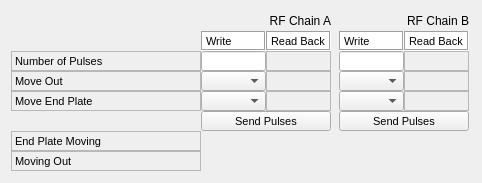
<?xml version="1.0" encoding="UTF-8"?>
<ui version="4.0">
 <class>Form</class>
 <widget class="QWidget" name="Form">
  <property name="geometry">
   <rect>
    <x>0</x>
    <y>0</y>
    <width>482</width>
    <height>183</height>
   </rect>
  </property>
  <property name="windowTitle">
   <string>Form</string>
  </property>
  <layout class="QGridLayout" name="gridLayout">
   <property name="margin">
    <number>0</number>
   </property>
   <property name="spacing">
    <number>0</number>
   </property>
   <item row="1" column="0">
    <widget class="QScrollArea" name="scrollArea">
     <property name="frameShape">
      <enum>QFrame::NoFrame</enum>
     </property>
     <property name="widgetResizable">
      <bool>true</bool>
     </property>
     <widget class="QWidget" name="scrollAreaWidgetContents">
      <property name="geometry">
       <rect>
        <x>0</x>
        <y>0</y>
        <width>482</width>
        <height>183</height>
       </rect>
      </property>
      <layout class="QGridLayout" name="gridLayout_2">
       <item row="0" column="0">
        <layout class="QGridLayout" name="_2">
         <property name="spacing">
          <number>0</number>
         </property>
         <item row="4" column="2">
          <widget class="TaurusLabel" name="tauValueLabel_movePlg1">
           <property name="font">
            <font>
             <pointsize>7</pointsize>
            </font>
           </property>
           <property name="frameShape">
            <enum>QFrame::StyledPanel</enum>
           </property>
          </widget>
         </item>
         <item row="2" column="0">
          <widget class="QLabel" name="label_25">
           <property name="minimumSize">
            <size>
             <width>190</width>
             <height>20</height>
            </size>
           </property>
           <property name="maximumSize">
            <size>
             <width>190</width>
             <height>20</height>
            </size>
           </property>
           <property name="font">
            <font>
             <pointsize>8</pointsize>
            </font>
           </property>
           <property name="frameShape">
            <enum>QFrame::StyledPanel</enum>
           </property>
           <property name="text">
            <string>Number of Pulses</string>
           </property>
          </widget>
         </item>
         <item row="6" column="0">
          <widget class="QLabel" name="label_168">
           <property name="minimumSize">
            <size>
             <width>190</width>
             <height>20</height>
            </size>
           </property>
           <property name="maximumSize">
            <size>
             <width>190</width>
             <height>20</height>
            </size>
           </property>
           <property name="font">
            <font>
             <pointsize>8</pointsize>
            </font>
           </property>
           <property name="frameShape">
            <enum>QFrame::StyledPanel</enum>
           </property>
           <property name="text">
            <string>End Plate Moving</string>
           </property>
          </widget>
         </item>
         <item row="4" column="0">
          <widget class="QLabel" name="label_24">
           <property name="minimumSize">
            <size>
             <width>190</width>
             <height>20</height>
            </size>
           </property>
           <property name="maximumSize">
            <size>
             <width>190</width>
             <height>20</height>
            </size>
           </property>
           <property name="font">
            <font>
             <pointsize>8</pointsize>
            </font>
           </property>
           <property name="frameShape">
            <enum>QFrame::StyledPanel</enum>
           </property>
           <property name="text">
            <string>Move End Plate</string>
           </property>
          </widget>
         </item>
         <item row="1" column="2">
          <widget class="QLabel" name="label_47">
           <property name="sizePolicy">
            <sizepolicy hsizetype="Fixed" vsizetype="Fixed">
             <horstretch>0</horstretch>
             <verstretch>0</verstretch>
            </sizepolicy>
           </property>
           <property name="minimumSize">
            <size>
             <width>65</width>
             <height>20</height>
            </size>
           </property>
           <property name="maximumSize">
            <size>
             <width>65</width>
             <height>20</height>
            </size>
           </property>
           <property name="palette">
            <palette>
             <active>
              <colorrole role="Base">
               <brush brushstyle="SolidPattern">
                <color alpha="255">
                 <red>255</red>
                 <green>255</green>
                 <blue>255</blue>
                </color>
               </brush>
              </colorrole>
              <colorrole role="Window">
               <brush brushstyle="SolidPattern">
                <color alpha="255">
                 <red>255</red>
                 <green>255</green>
                 <blue>255</blue>
                </color>
               </brush>
              </colorrole>
             </active>
             <inactive>
              <colorrole role="Base">
               <brush brushstyle="SolidPattern">
                <color alpha="255">
                 <red>255</red>
                 <green>255</green>
                 <blue>255</blue>
                </color>
               </brush>
              </colorrole>
              <colorrole role="Window">
               <brush brushstyle="SolidPattern">
                <color alpha="255">
                 <red>255</red>
                 <green>255</green>
                 <blue>255</blue>
                </color>
               </brush>
              </colorrole>
             </inactive>
             <disabled>
              <colorrole role="Base">
               <brush brushstyle="SolidPattern">
                <color alpha="255">
                 <red>255</red>
                 <green>255</green>
                 <blue>255</blue>
                </color>
               </brush>
              </colorrole>
              <colorrole role="Window">
               <brush brushstyle="SolidPattern">
                <color alpha="255">
                 <red>255</red>
                 <green>255</green>
                 <blue>255</blue>
                </color>
               </brush>
              </colorrole>
             </disabled>
            </palette>
           </property>
           <property name="font">
            <font>
             <pointsize>8</pointsize>
            </font>
           </property>
           <property name="autoFillBackground">
            <bool>true</bool>
           </property>
           <property name="frameShape">
            <enum>QFrame::Box</enum>
           </property>
           <property name="frameShadow">
            <enum>QFrame::Sunken</enum>
           </property>
           <property name="text">
            <string>Read Back</string>
           </property>
          </widget>
         </item>
         <item row="1" column="1">
          <widget class="QLabel" name="label_46">
           <property name="sizePolicy">
            <sizepolicy hsizetype="Fixed" vsizetype="Fixed">
             <horstretch>0</horstretch>
             <verstretch>0</verstretch>
            </sizepolicy>
           </property>
           <property name="minimumSize">
            <size>
             <width>65</width>
             <height>20</height>
            </size>
           </property>
           <property name="maximumSize">
            <size>
             <width>65</width>
             <height>20</height>
            </size>
           </property>
           <property name="palette">
            <palette>
             <active>
              <colorrole role="Base">
               <brush brushstyle="SolidPattern">
                <color alpha="255">
                 <red>255</red>
                 <green>255</green>
                 <blue>255</blue>
                </color>
               </brush>
              </colorrole>
              <colorrole role="Window">
               <brush brushstyle="SolidPattern">
                <color alpha="255">
                 <red>255</red>
                 <green>255</green>
                 <blue>255</blue>
                </color>
               </brush>
              </colorrole>
             </active>
             <inactive>
              <colorrole role="Base">
               <brush brushstyle="SolidPattern">
                <color alpha="255">
                 <red>255</red>
                 <green>255</green>
                 <blue>255</blue>
                </color>
               </brush>
              </colorrole>
              <colorrole role="Window">
               <brush brushstyle="SolidPattern">
                <color alpha="255">
                 <red>255</red>
                 <green>255</green>
                 <blue>255</blue>
                </color>
               </brush>
              </colorrole>
             </inactive>
             <disabled>
              <colorrole role="Base">
               <brush brushstyle="SolidPattern">
                <color alpha="255">
                 <red>255</red>
                 <green>255</green>
                 <blue>255</blue>
                </color>
               </brush>
              </colorrole>
              <colorrole role="Window">
               <brush brushstyle="SolidPattern">
                <color alpha="255">
                 <red>255</red>
                 <green>255</green>
                 <blue>255</blue>
                </color>
               </brush>
              </colorrole>
             </disabled>
            </palette>
           </property>
           <property name="font">
            <font>
             <pointsize>8</pointsize>
            </font>
           </property>
           <property name="autoFillBackground">
            <bool>true</bool>
           </property>
           <property name="frameShape">
            <enum>QFrame::Box</enum>
           </property>
           <property name="frameShadow">
            <enum>QFrame::Sunken</enum>
           </property>
           <property name="text">
            <string>Write</string>
           </property>
          </widget>
         </item>
         <item row="3" column="1">
          <widget class="TaurusValueComboBox" name="comboBox_moveUp">
           <property name="sizePolicy">
            <sizepolicy hsizetype="Fixed" vsizetype="Fixed">
             <horstretch>0</horstretch>
             <verstretch>0</verstretch>
            </sizepolicy>
           </property>
           <property name="minimumSize">
            <size>
             <width>65</width>
             <height>20</height>
            </size>
           </property>
           <property name="maximumSize">
            <size>
             <width>65</width>
             <height>20</height>
            </size>
           </property>
           <property name="font">
            <font>
             <pointsize>8</pointsize>
            </font>
           </property>
           <property name="autoApply" stdset="0">
            <bool>true</bool>
           </property>
          </widget>
         </item>
         <item row="7" column="1">
          <widget class="TaurusBoolLed" name="taurusBoolLed_28">
           <property name="alignment">
            <set>Qt::AlignLeading|Qt::AlignLeft|Qt::AlignVCenter</set>
           </property>
           <property name="ledColor" stdset="0">
            <string>GREEN</string>
           </property>
           <property name="ledColorOff" stdset="0">
            <string>GREENOFF</string>
           </property>
          </widget>
         </item>
         <item row="2" column="2">
          <widget class="TaurusLabel" name="tauValueLabel_numberPulses_2">
           <property name="font">
            <font>
             <pointsize>7</pointsize>
            </font>
           </property>
           <property name="frameShape">
            <enum>QFrame::StyledPanel</enum>
           </property>
          </widget>
         </item>
         <item row="7" column="0">
          <widget class="QLabel" name="label_171">
           <property name="minimumSize">
            <size>
             <width>190</width>
             <height>20</height>
            </size>
           </property>
           <property name="maximumSize">
            <size>
             <width>190</width>
             <height>20</height>
            </size>
           </property>
           <property name="font">
            <font>
             <pointsize>8</pointsize>
            </font>
           </property>
           <property name="frameShape">
            <enum>QFrame::StyledPanel</enum>
           </property>
           <property name="text">
            <string>Moving Out</string>
           </property>
          </widget>
         </item>
         <item row="3" column="2">
          <widget class="TaurusLabel" name="tauValueLabel_moveUp">
           <property name="font">
            <font>
             <pointsize>7</pointsize>
            </font>
           </property>
           <property name="frameShape">
            <enum>QFrame::StyledPanel</enum>
           </property>
          </widget>
         </item>
         <item row="0" column="2">
          <widget class="QLabel" name="label_69">
           <property name="minimumSize">
            <size>
             <width>0</width>
             <height>20</height>
            </size>
           </property>
           <property name="maximumSize">
            <size>
             <width>16777215</width>
             <height>20</height>
            </size>
           </property>
           <property name="text">
            <string>RF Chain A</string>
           </property>
           <property name="alignment">
            <set>Qt::AlignRight|Qt::AlignTrailing|Qt::AlignVCenter</set>
           </property>
          </widget>
         </item>
         <item row="4" column="1">
          <widget class="TaurusValueComboBox" name="comboBox_movePlg">
           <property name="sizePolicy">
            <sizepolicy hsizetype="Fixed" vsizetype="Fixed">
             <horstretch>0</horstretch>
             <verstretch>0</verstretch>
            </sizepolicy>
           </property>
           <property name="minimumSize">
            <size>
             <width>65</width>
             <height>20</height>
            </size>
           </property>
           <property name="maximumSize">
            <size>
             <width>65</width>
             <height>20</height>
            </size>
           </property>
           <property name="font">
            <font>
             <pointsize>8</pointsize>
            </font>
           </property>
           <property name="autoApply" stdset="0">
            <bool>true</bool>
           </property>
          </widget>
         </item>
         <item row="5" column="1" colspan="2">
          <widget class="QPushButton" name="pushButton_rTU">
           <property name="sizePolicy">
            <sizepolicy hsizetype="Fixed" vsizetype="Fixed">
             <horstretch>0</horstretch>
             <verstretch>0</verstretch>
            </sizepolicy>
           </property>
           <property name="minimumSize">
            <size>
             <width>65</width>
             <height>20</height>
            </size>
           </property>
           <property name="maximumSize">
            <size>
             <width>1000</width>
             <height>20</height>
            </size>
           </property>
           <property name="font">
            <font>
             <pointsize>8</pointsize>
            </font>
           </property>
           <property name="text">
            <string>Send Pulses</string>
           </property>
          </widget>
         </item>
         <item row="6" column="1">
          <widget class="TaurusBoolLed" name="taurusBoolLed_27">
           <property name="alignment">
            <set>Qt::AlignLeading|Qt::AlignLeft|Qt::AlignVCenter</set>
           </property>
           <property name="ledColor" stdset="0">
            <string>GREEN</string>
           </property>
           <property name="ledColorOff" stdset="0">
            <string>GREENOFF</string>
           </property>
          </widget>
         </item>
         <item row="3" column="0">
          <widget class="QLabel" name="label_23">
           <property name="minimumSize">
            <size>
             <width>190</width>
             <height>20</height>
            </size>
           </property>
           <property name="maximumSize">
            <size>
             <width>190</width>
             <height>20</height>
            </size>
           </property>
           <property name="font">
            <font>
             <pointsize>8</pointsize>
            </font>
           </property>
           <property name="frameShape">
            <enum>QFrame::StyledPanel</enum>
           </property>
           <property name="text">
            <string>Move Out</string>
           </property>
          </widget>
         </item>
         <item row="2" column="1">
          <widget class="MAXLineEdit" name="lineEdit_numberPulses">
           <property name="sizePolicy">
            <sizepolicy hsizetype="Fixed" vsizetype="Fixed">
             <horstretch>0</horstretch>
             <verstretch>0</verstretch>
            </sizepolicy>
           </property>
           <property name="minimumSize">
            <size>
             <width>65</width>
             <height>20</height>
            </size>
           </property>
           <property name="maximumSize">
            <size>
             <width>65</width>
             <height>20</height>
            </size>
           </property>
          </widget>
         </item>
        </layout>
       </item>
       <item row="0" column="1">
        <layout class="QGridLayout" name="_9">
         <property name="spacing">
          <number>0</number>
         </property>
         <item row="4" column="0">
          <widget class="TaurusValueComboBox" name="comboBox_movePlg_3">
           <property name="sizePolicy">
            <sizepolicy hsizetype="Fixed" vsizetype="Fixed">
             <horstretch>0</horstretch>
             <verstretch>0</verstretch>
            </sizepolicy>
           </property>
           <property name="minimumSize">
            <size>
             <width>65</width>
             <height>20</height>
            </size>
           </property>
           <property name="maximumSize">
            <size>
             <width>65</width>
             <height>20</height>
            </size>
           </property>
           <property name="font">
            <font>
             <pointsize>8</pointsize>
            </font>
           </property>
           <property name="autoApply" stdset="0">
            <bool>true</bool>
           </property>
          </widget>
         </item>
         <item row="0" column="1">
          <widget class="QLabel" name="label_71">
           <property name="minimumSize">
            <size>
             <width>0</width>
             <height>20</height>
            </size>
           </property>
           <property name="maximumSize">
            <size>
             <width>16777215</width>
             <height>20</height>
            </size>
           </property>
           <property name="text">
            <string>RF Chain B</string>
           </property>
           <property name="alignment">
            <set>Qt::AlignRight|Qt::AlignTrailing|Qt::AlignVCenter</set>
           </property>
          </widget>
         </item>
         <item row="6" column="0">
          <widget class="TaurusBoolLed" name="taurusBoolLed_32">
           <property name="ledColor" stdset="0">
            <string>GREEN</string>
           </property>
           <property name="ledColorOff" stdset="0">
            <string>GREENOFF</string>
           </property>
          </widget>
         </item>
         <item row="5" column="0" colspan="2">
          <widget class="QPushButton" name="pushButton_rTU_3">
           <property name="sizePolicy">
            <sizepolicy hsizetype="Fixed" vsizetype="Fixed">
             <horstretch>0</horstretch>
             <verstretch>0</verstretch>
            </sizepolicy>
           </property>
           <property name="minimumSize">
            <size>
             <width>65</width>
             <height>20</height>
            </size>
           </property>
           <property name="maximumSize">
            <size>
             <width>1000</width>
             <height>20</height>
            </size>
           </property>
           <property name="font">
            <font>
             <pointsize>8</pointsize>
            </font>
           </property>
           <property name="text">
            <string>Send Pulses</string>
           </property>
          </widget>
         </item>
         <item row="2" column="1">
          <widget class="TaurusLabel" name="tauValueLabel_numberPulses_4">
           <property name="font">
            <font>
             <pointsize>7</pointsize>
            </font>
           </property>
           <property name="frameShape">
            <enum>QFrame::StyledPanel</enum>
           </property>
          </widget>
         </item>
         <item row="1" column="1">
          <widget class="QLabel" name="label_135">
           <property name="sizePolicy">
            <sizepolicy hsizetype="Fixed" vsizetype="Fixed">
             <horstretch>0</horstretch>
             <verstretch>0</verstretch>
            </sizepolicy>
           </property>
           <property name="minimumSize">
            <size>
             <width>65</width>
             <height>20</height>
            </size>
           </property>
           <property name="maximumSize">
            <size>
             <width>65</width>
             <height>20</height>
            </size>
           </property>
           <property name="palette">
            <palette>
             <active>
              <colorrole role="Base">
               <brush brushstyle="SolidPattern">
                <color alpha="255">
                 <red>255</red>
                 <green>255</green>
                 <blue>255</blue>
                </color>
               </brush>
              </colorrole>
              <colorrole role="Window">
               <brush brushstyle="SolidPattern">
                <color alpha="255">
                 <red>255</red>
                 <green>255</green>
                 <blue>255</blue>
                </color>
               </brush>
              </colorrole>
             </active>
             <inactive>
              <colorrole role="Base">
               <brush brushstyle="SolidPattern">
                <color alpha="255">
                 <red>255</red>
                 <green>255</green>
                 <blue>255</blue>
                </color>
               </brush>
              </colorrole>
              <colorrole role="Window">
               <brush brushstyle="SolidPattern">
                <color alpha="255">
                 <red>255</red>
                 <green>255</green>
                 <blue>255</blue>
                </color>
               </brush>
              </colorrole>
             </inactive>
             <disabled>
              <colorrole role="Base">
               <brush brushstyle="SolidPattern">
                <color alpha="255">
                 <red>255</red>
                 <green>255</green>
                 <blue>255</blue>
                </color>
               </brush>
              </colorrole>
              <colorrole role="Window">
               <brush brushstyle="SolidPattern">
                <color alpha="255">
                 <red>255</red>
                 <green>255</green>
                 <blue>255</blue>
                </color>
               </brush>
              </colorrole>
             </disabled>
            </palette>
           </property>
           <property name="font">
            <font>
             <pointsize>8</pointsize>
            </font>
           </property>
           <property name="autoFillBackground">
            <bool>true</bool>
           </property>
           <property name="frameShape">
            <enum>QFrame::Box</enum>
           </property>
           <property name="frameShadow">
            <enum>QFrame::Sunken</enum>
           </property>
           <property name="text">
            <string>Read Back</string>
           </property>
          </widget>
         </item>
         <item row="3" column="0">
          <widget class="TaurusValueComboBox" name="comboBox_moveUp_3">
           <property name="sizePolicy">
            <sizepolicy hsizetype="Fixed" vsizetype="Fixed">
             <horstretch>0</horstretch>
             <verstretch>0</verstretch>
            </sizepolicy>
           </property>
           <property name="minimumSize">
            <size>
             <width>65</width>
             <height>20</height>
            </size>
           </property>
           <property name="maximumSize">
            <size>
             <width>65</width>
             <height>20</height>
            </size>
           </property>
           <property name="font">
            <font>
             <pointsize>8</pointsize>
            </font>
           </property>
           <property name="autoApply" stdset="0">
            <bool>true</bool>
           </property>
          </widget>
         </item>
         <item row="3" column="1">
          <widget class="TaurusLabel" name="tauValueLabel_moveUp_3">
           <property name="font">
            <font>
             <pointsize>7</pointsize>
            </font>
           </property>
           <property name="frameShape">
            <enum>QFrame::StyledPanel</enum>
           </property>
          </widget>
         </item>
         <item row="4" column="1">
          <widget class="TaurusLabel" name="tauValueLabel_movePlg1_3">
           <property name="font">
            <font>
             <pointsize>7</pointsize>
            </font>
           </property>
           <property name="frameShape">
            <enum>QFrame::StyledPanel</enum>
           </property>
          </widget>
         </item>
         <item row="7" column="0">
          <widget class="TaurusBoolLed" name="taurusBoolLed_31">
           <property name="ledColor" stdset="0">
            <string>GREEN</string>
           </property>
           <property name="ledColorOff" stdset="0">
            <string>GREENOFF</string>
           </property>
          </widget>
         </item>
         <item row="1" column="0">
          <widget class="QLabel" name="label_136">
           <property name="sizePolicy">
            <sizepolicy hsizetype="Fixed" vsizetype="Fixed">
             <horstretch>0</horstretch>
             <verstretch>0</verstretch>
            </sizepolicy>
           </property>
           <property name="minimumSize">
            <size>
             <width>65</width>
             <height>20</height>
            </size>
           </property>
           <property name="maximumSize">
            <size>
             <width>65</width>
             <height>20</height>
            </size>
           </property>
           <property name="palette">
            <palette>
             <active>
              <colorrole role="Base">
               <brush brushstyle="SolidPattern">
                <color alpha="255">
                 <red>255</red>
                 <green>255</green>
                 <blue>255</blue>
                </color>
               </brush>
              </colorrole>
              <colorrole role="Window">
               <brush brushstyle="SolidPattern">
                <color alpha="255">
                 <red>255</red>
                 <green>255</green>
                 <blue>255</blue>
                </color>
               </brush>
              </colorrole>
             </active>
             <inactive>
              <colorrole role="Base">
               <brush brushstyle="SolidPattern">
                <color alpha="255">
                 <red>255</red>
                 <green>255</green>
                 <blue>255</blue>
                </color>
               </brush>
              </colorrole>
              <colorrole role="Window">
               <brush brushstyle="SolidPattern">
                <color alpha="255">
                 <red>255</red>
                 <green>255</green>
                 <blue>255</blue>
                </color>
               </brush>
              </colorrole>
             </inactive>
             <disabled>
              <colorrole role="Base">
               <brush brushstyle="SolidPattern">
                <color alpha="255">
                 <red>255</red>
                 <green>255</green>
                 <blue>255</blue>
                </color>
               </brush>
              </colorrole>
              <colorrole role="Window">
               <brush brushstyle="SolidPattern">
                <color alpha="255">
                 <red>255</red>
                 <green>255</green>
                 <blue>255</blue>
                </color>
               </brush>
              </colorrole>
             </disabled>
            </palette>
           </property>
           <property name="font">
            <font>
             <pointsize>8</pointsize>
            </font>
           </property>
           <property name="autoFillBackground">
            <bool>true</bool>
           </property>
           <property name="frameShape">
            <enum>QFrame::Box</enum>
           </property>
           <property name="frameShadow">
            <enum>QFrame::Sunken</enum>
           </property>
           <property name="text">
            <string>Write</string>
           </property>
          </widget>
         </item>
         <item row="2" column="0">
          <widget class="MAXLineEdit" name="lineEdit_numberPulses_3">
           <property name="sizePolicy">
            <sizepolicy hsizetype="Fixed" vsizetype="Fixed">
             <horstretch>0</horstretch>
             <verstretch>0</verstretch>
            </sizepolicy>
           </property>
           <property name="minimumSize">
            <size>
             <width>65</width>
             <height>20</height>
            </size>
           </property>
           <property name="maximumSize">
            <size>
             <width>65</width>
             <height>20</height>
            </size>
           </property>
          </widget>
         </item>
        </layout>
       </item>
      </layout>
     </widget>
    </widget>
   </item>
  </layout>
 </widget>
 <customwidgets>
  <customwidget>
   <class>TaurusLabel</class>
   <extends>QLabel</extends>
   <header>taurus.qt.qtgui.display</header>
  </customwidget>
  <customwidget>
   <class>TaurusValueLineEdit</class>
   <extends>QLineEdit</extends>
   <header>taurus.qt.qtgui.input</header>
  </customwidget>
  <customwidget>
   <class>MAXLineEdit</class>
   <extends>TaurusValueLineEdit</extends>
   <header>maxwidgets.input</header>
  </customwidget>
  <customwidget>
   <class>TaurusValueComboBox</class>
   <extends>QComboBox</extends>
   <header>taurus.qt.qtgui.input</header>
  </customwidget>
  <customwidget>
   <class>TaurusBoolLed</class>
   <extends>QLabel</extends>
   <header>taurus.qt.qtgui.display</header>
  </customwidget>
 </customwidgets>
 <resources/>
 <connections/>
</ui>
